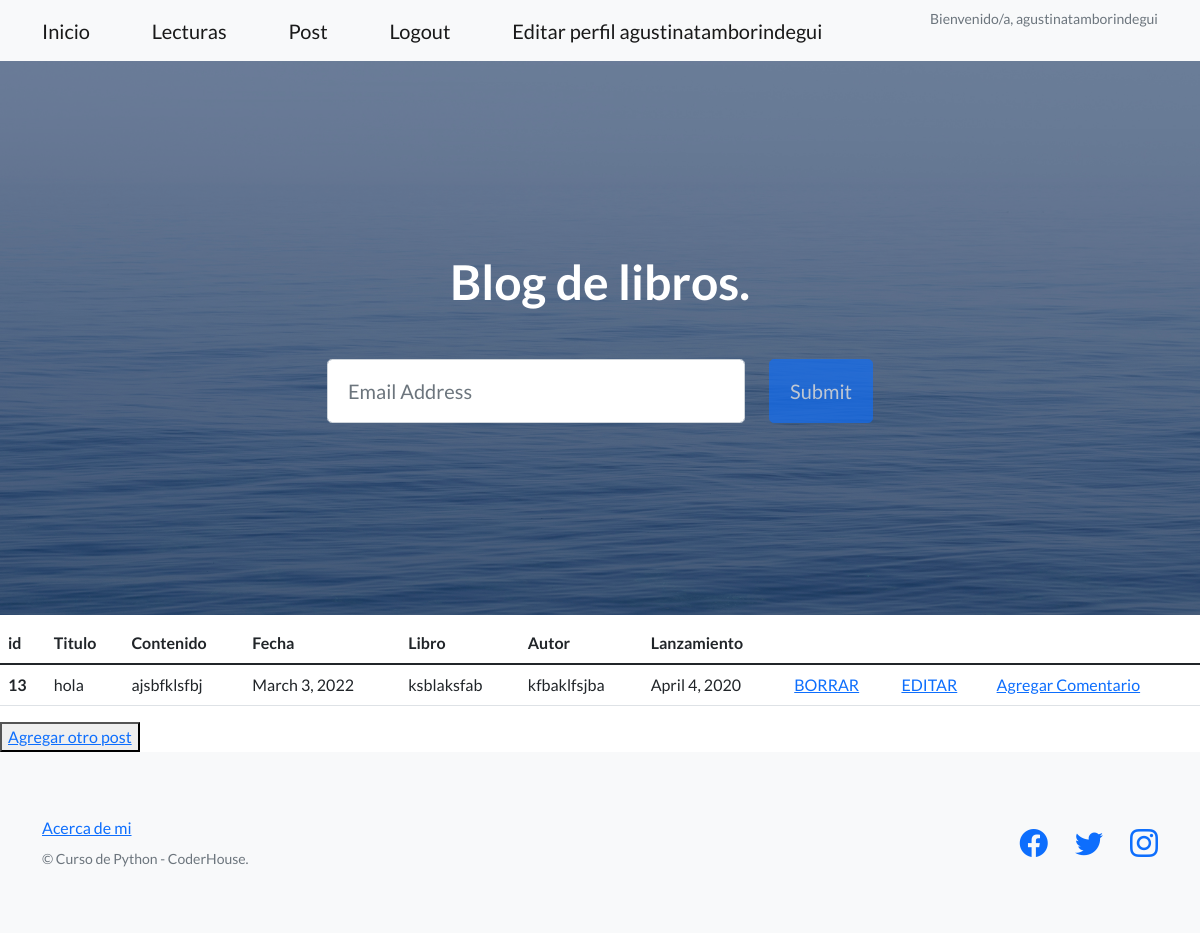
/app_uno/posts (signed in), run on the app's committed database.
### app_uno/models.py (models this page shows, shortened)
class Post (models.Model):
    titulo = models.CharField(max_length=40)
    contenido = models.CharField(max_length=2000)
    fecha = models.DateField()
    nombre_libro = models.CharField(max_length=40)
    autor = models.CharField(max_length=40)
    lanzamiento = models.DateField()

### app_uno/views.py (the view)
# urls.py: path("posts", views.posts, name="lecturas"),
def posts (request):
    lista_posts = Post.objects.all()
    posts = lista_posts
    return render (request, "lecturas.html", {"posts":posts })

### app_uno/templates/lecturas.html (shortened to what this page needs)
{% extends "index.html" %}
{%  load static %}
{% block contenido %}
    <table class="table">
        <thead>
          <tr>
            <th scope="col">id</th>
            <th scope="col">Titulo</th>
            <th scope="col">Contenido</th>
            <th scope="col">Fecha</th>
            <th scope="col">Libro</th>
            <th scope="col">Autor</th>
            <th scope="col">Lanzamiento</th>
          </tr>
        </thead>
        <tbody>
            <tr>
            {% for n in posts %}
                <th scope="row">{{n.id}}</th>
                <td>{{n.titulo}}</td>
                <td>{{n.contenido}}</td>
                <td>{{n.fecha}}</td>
                <td>{{n.nombre_libro}}</td>
                <td>{{n.autor}}</td>
                <td>{{n.lanzamiento}}</td>
               <td><a href="{% url 'eliminar_post'  n.id %}">BORRAR</a></td>
               <td><a href="{% url 'editar_post'  n.id %}">EDITAR</a></td>
               <td><a href="{% url 'comentar'  n.id %}">Agregar Comentario</a></td>
            </tr>
            {% endfor %}
        </tbody>
      </table>
      <button>
        <a href="alta_post">Agregar otro post</a>
      </button>
{% endblock %}

### app_uno/templates/index.html (shortened to what this page needs)
<!DOCTYPE html>
<html lang="en">
    <head>
        {% load static %}
        <link href="https://cdn.jsdelivr.net/npm/bootstrap-icons@1.5.0/font/bootstrap-icons.css" rel="stylesheet" type="text/css" />
        <link href= "{% static 'app_uno/css/styles.css' %}" rel="stylesheet" />
    </head>
    <body>
        <nav class="navbar navbar-light bg-light static-top">
            <div class="container">
                <a class="navbar-brand" href="{%url 'index'%}">Inicio</a>
                <a class="navbar-brand" href="{%url 'lecturas'%}">Lecturas</a>
                {% if user.is_authenticated %}
                <a class="navbar-brand" href="{%url 'alta_post'%}">Post</a>
                <a class="navbar-brand" href="{%url 'logout'%}">Logout</a>
                <a class="navbar-brand" href="{%url 'editarPerfil'%}">Editar perfil {{user.username}}</a>
                {% endif %}
                {% if  request.user.is_authenticated %}
                <p class="text-muted small mb-4">Bienvenido/a, {{user.username}} </p>
                {% endif %}
            </div>
        </nav>
        <header class="masthead">
            <div class="container position-relative">
                <div class="row justify-content-center">
                    <div class="col-xl-6">
                        <div class="text-center text-white">
                            <h1 class="mb-5">Blog de libros.</h1>
                            <form class="form-subscribe" id="contactForm" data-sb-form-api-token="API_TOKEN">
                                <div class="row">
                                    <div class="col">
                                        <input class="form-control form-control-lg" id="emailAddress" type="email" placeholder="Email Address" data-sb-validations="required,email" />
                                    </div>
                                    <div class="col-auto"><button class="btn btn-primary btn-lg disabled" id="submitButton" type="submit">Submit</button></div>
                                </div>
                            </form>
                        </div>
                    </div>
                </div>
            </div>
        </header>
        {% block contenido %}
        {% endblock %}
        <footer class="footer bg-light">
            <div class="container">
                <div class="row">
                    <div class="col-lg-6 h-100 text-center text-lg-start my-auto">
                        <ul class="list-inline mb-2">
                            <li class="list-inline-item"><a href="{% url 'about_page' %}">Acerca de mi</a></li>
                        </ul>
                        <p class="text-muted small mb-4 mb-lg-0">&copy; Curso de Python - CoderHouse.</p>
                    </div>
                     <div class="col-lg-6 h-100 text-center text-lg-end my-auto">
                        <ul class="list-inline mb-0">
                           <li class="list-inline-item me-4">
                                <a href="#!"><i class="bi-facebook fs-3"></i></a>
                            </li>
                            <li class="list-inline-item me-4">
                                <a href="#!"><i class="bi-twitter fs-3"></i></a>
                            </li>
                            <li class="list-inline-item">
                                <a href="#!"><i class="bi-instagram fs-3"></i></a>
                            </li>
                        </ul>
                    </div>
                </div>
            </div>
        </footer>
    </body>
</html>

### data on the page
Post: id "13", titulo "hola", contenido "ajsbfklsfbj", fecha "March 3, 2022", nombre_libro "ksblaksfab", autor "kfbaklfsjba", lanzamiento "April 4, 2020"

### other printed values
{{ user.username }} "agustinatamborindegui"
